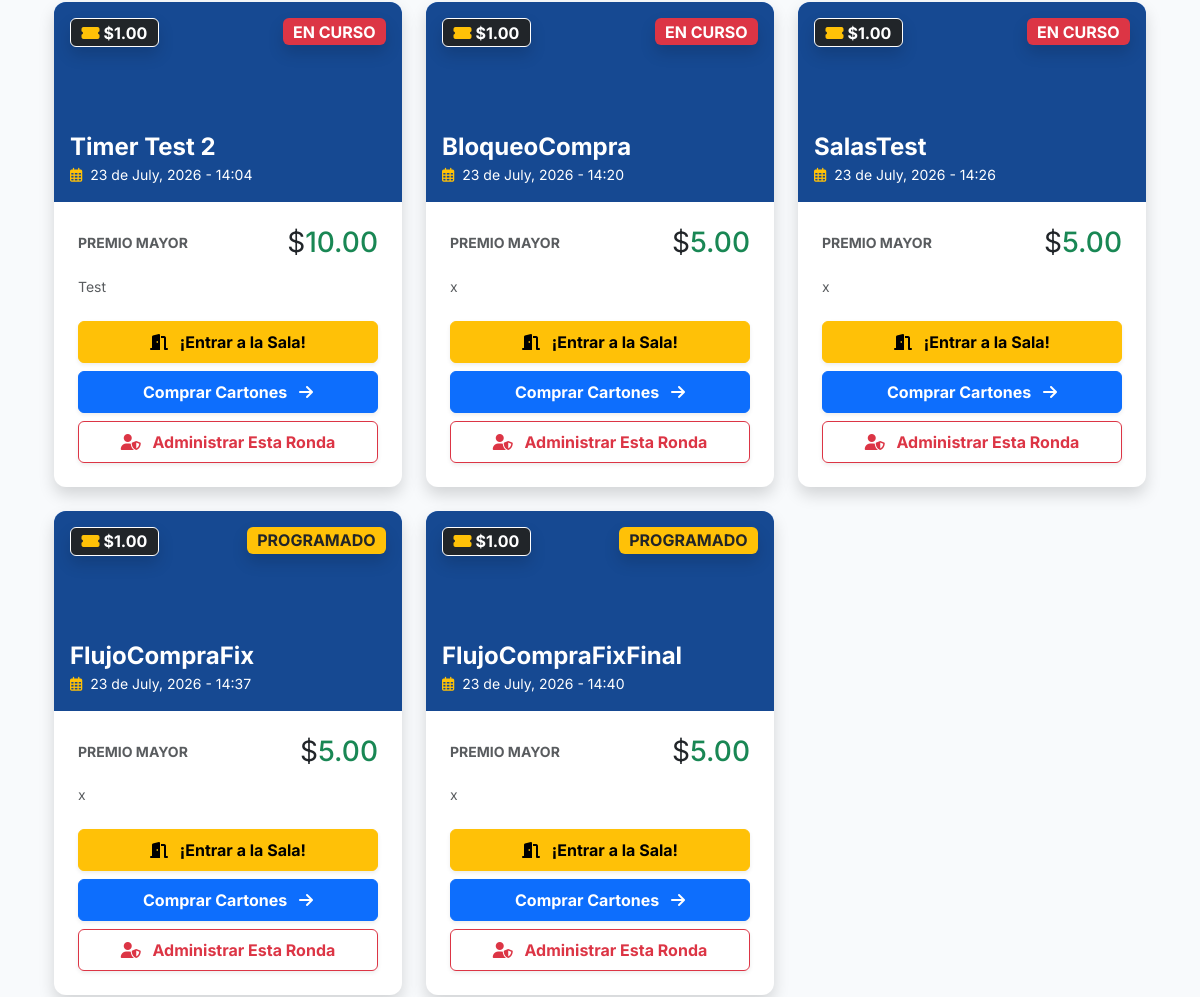
Page /bingo/ (signed in, middle part) on the earlier database version.
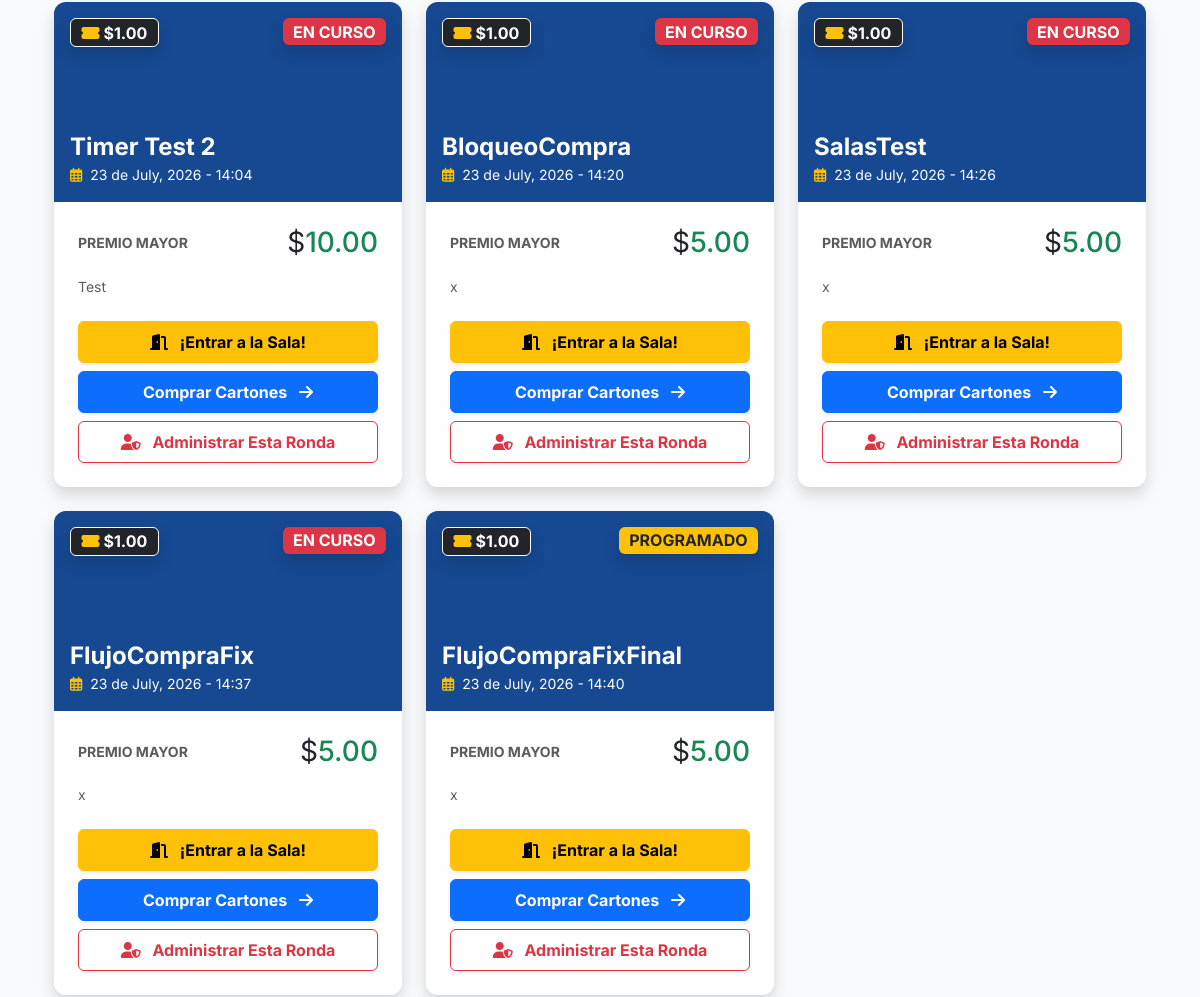
Same page on the later database version.
### bingo/models.py (models this page shows, shortened)
class Bingo(models.Model):
    TIPO_BINGO_CHOICES = [
        ('Virtual', 'Virtual'),
        ('Presencial', 'Presencial'),
    ]
    ESTADO_BINGO_CHOICES = [
        ('Programado', 'Programado'),
        ('En Curso', 'En Curso'),
        ('Finalizado', 'Finalizado'),
        ('Cancelado', 'Cancelado'),
    ]
    idbingo = models.AutoField(primary_key=True)
    titulobingo = models.CharField(
        max_length=150,
        verbose_name="Título del Bingo"
    )
    fechaprogramadabingo = models.DateTimeField(
        verbose_name="Fecha y Hora del Evento"
    )
    tipobingo = models.CharField(
        max_length=20,
        choices=TIPO_BINGO_CHOICES,
        verbose_name="Tipo de Bingo"
    )
    lugarbingo = models.CharField(
        max_length=255,
        null=True,
        blank=True,
        verbose_name="Lugar (si es presencial)"
    )
    urlsesionbingo = models.CharField(
        max_length=255,
        null=True,
        blank=True,
        verbose_name="Link de la sesión (si es virtual)"
    )
    preciocarton = models.DecimalField(
        max_digits=10,
        decimal_places=2,
        validators=[MinValueValidator(Decimal('0.01'))],
        verbose_name="Precio del Cartón"
    )
    premiomayor = models.DecimalField(
        max_digits=10,
        decimal_places=2,
        verbose_name="Monto del Premio Mayor"
    )
    descripcionpremiomayor = models.CharField(
        max_length=100,
        verbose_name="¿Qué es el premio mayor?"
    )
    estadobingo = models.CharField(
        max_length=20,
        choices=ESTADO_BINGO_CHOICES,
        default='Programado',
        verbose_name="Estado del Bingo"
    )
    rutaimagenpremiomayor = models.ImageField(
        upload_to='bingo/imagen_premio_mayor/',
        max_length=300,
        null=True,
        blank=True,
        verbose_name="Imagen del Premio"
    )
    urlvideopromocional = models.FileField(
        upload_to='bingo/video_promocional/',
        max_length=300,
        null=True,
        blank=True,
        verbose_name="Video Promocional"
    )
    descripcionpremios = models.TextField(
        max_length=500,
        null=True,
        blank=True,
        verbose_name="Descripción de otros premios"
    )
    idunidadmonetaria = models.ForeignKey(
        'UnidadMonetaria',
        on_delete=models.PROTECT,
        db_column='idunidadmonetaria',
        null=True,
        blank=True,
        verbose_name='Unidad Monetaria'
    )
    class Meta:
        db_table = 'Bingo'
        verbose_name = 'Bingo'
        verbose_name_plural = 'Bingos'

class UnidadMonetaria(models.Model):
    idunidad = models.AutoField(primary_key=True)
    nombre = models.CharField(max_length=50, unique=True)
    simbolo = models.CharField(max_length=10, null=True, blank=True)
    @property
    def idunidadmonetaria(self):
        return self.idunidad
    @property
    def nombreunidadmonetaria(self):
        return self.nombre
    @property
    def nombremoneda(self):
        return self.nombre
    @property
    def simbolomoneda(self):
        return self.simbolo or ''
    @property
    def tipomoneda(self):
        return getattr(self, '_tipomoneda', 'Efectivo')
    @property
    def tasaconversionmoneda(self):
        return getattr(self, '_tasaconversionmoneda', Decimal('1.00'))
    @property
    def estadomoneda(self):
        return getattr(self, '_estadomoneda', True)
    class Meta:
        db_table = 'UnidadMonetaria'
        verbose_name = 'Unidad Monetaria'
        verbose_name_plural = 'Unidades Monetarias'

### bingo/views.py (the view)
# urls.py: path('bingo/', views.bingo_publico, name='bingo'),
def bingo_publico(request):
    bingos_activos = Bingo.objects.filter(
        estadobingo__in=['Programado', 'En Curso']
    ).order_by('fechaprogramadabingo')
    bingos_pasados = Bingo.objects.filter(
        estadobingo__in=['Finalizado', 'Cancelado']
    ).order_by('-fechaprogramadabingo')
    ahora = timezone.now()
    for b in bingos_activos:
        if b.fechaprogramadabingo:
            hora_apertura = b.fechaprogramadabingo - timedelta(minutes=30)
            partida_activa = PartidaBingo.objects.filter(
                idbingo=b,
                estadopartida__in=['Programada', 'En Juego']
            ).order_by('idpartidabingo').first()
            if ahora >= hora_apertura and partida_activa:
                b.sala_abierta = True
                b.id_partida_a_entrar = partida_activa.idpartidabingo
            else:
                b.sala_abierta = False
        else:
            b.sala_abierta = False
    mis_asignaciones = []
    if request.user.is_authenticated:
        jugador = obtener_jugador_request(request)
        if jugador:
            mis_asignaciones = CartonPartidaBingo.objects.filter(
                idjugador=jugador,
                idpartida__idbingo__estadobingo__in=['Programado', 'En Curso']
            ).select_related('idcarton', 'idpartida__idbingo').order_by('-fechacompra')
    contexto = {
        'bingos_activos': bingos_activos,
        'bingos_pasados': bingos_pasados,
        'unidad_monetaria': UnidadMonetaria.objects.first(),
        'mis_asignaciones': mis_asignaciones,
    }
    return render(request, 'comunes/bingo.html', contexto)

### bingo/views.py (called while the page is built, shortened)
def obtener_socio_usuario(user):
    if not user:
        return None
    socio = Socio.objects.filter(cisocio=user.username).first()
    if socio:
        return socio
    jugador_por_user = Jugador.objects.filter(
        Q(cedulaidentidadjugador=user.username)
        | Q(aliasjugador=user.username)
        | Q(correojugador__iexact=(user.email or ''))
    ).select_related('idsocio').order_by('-idjugador').first()
    if jugador_por_user and jugador_por_user.idsocio:
        return jugador_por_user.idsocio
    return None

def obtener_jugador_usuario(user):
    if not user:
        return None
    socio = obtener_socio_usuario(user)
    filtros = Q(cedulaidentidadjugador=user.username) | Q(
        aliasjugador=user.username)
    if getattr(user, 'email', None):
        filtros |= Q(correojugador__iexact=user.email)
    if socio:
        filtros |= Q(idsocio=socio)
    jugador = Jugador.objects.filter(filtros).order_by('-idjugador').first()
    return jugador

### bingo/templates/comunes/bingo.html (shortened to what this page needs)
{% extends 'comunes/base.html' %}
{% load static %}
{% block content %}
<div class="container pb-5">
    <div class="row g-4 mb-5 pb-4">
        {% for bingo in bingos_activos %}
        <div class="col-md-6 col-lg-4">
            <div class="card-minimalista h-100 shadow border-0 overflow-hidden transform-hover bg-body">
                {% if bingo.rutaimagenpremiomayor %}
                <div class="bg-primary text-center position-relative" style="height: 200px; background: url('{{ bingo.rutaimagenpremiomayor.url }}') center/cover;">
                {% else %}
                <div class="bg-primary text-center position-relative" style="height: 200px;">
                {% endif %}
                    <div class="position-absolute top-0 start-0 w-100 h-100 bg-dark opacity-50"></div>
                    <span class="position-absolute top-0 end-0 m-3 badge {% if bingo.estadobingo == 'En Curso' %}bg-danger animate__animated animate__flash animate__infinite{% else %}bg-warning text-dark{% endif %} fs-6 shadow">
                        {{ bingo.estadobingo|upper }}
                    </span>
                    <span class="position-absolute top-0 start-0 m-3 badge bg-dark border border-white fs-6 shadow">
                        <i class="fas fa-ticket-alt text-warning me-1"></i>{{ bingo.idunidadmonetaria.simbolomoneda }}{{ bingo.preciocarton }}
                    </span>
                    <div class="position-absolute bottom-0 start-0 w-100 p-3 text-start text-white text-shadow-sm z-index-1">
                        <h4 class="fw-bold mb-0 text-truncate" title="{{ bingo.titulobingo }}">{{ bingo.titulobingo }}</h4>
                        <small><i class="far fa-calendar-alt me-1 text-warning"></i> {{ bingo.fechaprogramadabingo|date:"d \d\e F, Y - H:i" }}</small>
                    </div>
                </div>
                <div class="card-body p-4">
                    <div class="d-flex justify-content-between align-items-center mb-3">
                        <span class="text-body-secondary small fw-bold text-uppercase">Premio Mayor</span>
                        <h3 class="text-success fw-black mb-0"><span class="text-body fw-normal">{{ bingo.idunidadmonetaria.simbolomoneda }}</span>{{ bingo.premiomayor }}</h3>
                    </div>
                    <p class="text-body-secondary small mb-4 line-clamp-2">{{ bingo.descripcionpremiomayor }}</p>
                    <div class="d-flex flex-column gap-2">
                        {% if bingo.sala_abierta %}
                            <a href="{% url 'sala_espera' bingo.id_partida_a_entrar %}" class="btn btn-warning w-100 fw-bold py-2 shadow-sm animate__animated animate__pulse animate__infinite" style="animation-duration: 2s;">
                                <i class="fas fa-door-open me-2"></i> ¡Entrar a la Sala!
                            </a>
                        {% endif %}
                        <a href="{% url 'venta_cartones' %}" class="btn btn-primary w-100 fw-bold py-2 shadow-sm">
                            Comprar Cartones <i class="fas fa-arrow-right ms-2"></i>
                        </a>
                        {% if user.is_staff %}
                            {% if bingo.id_partida_a_entrar %}
                            <a href="{% url 'tablero_admin' bingo.id_partida_a_entrar %}" class="btn btn-outline-danger w-100 fw-bold py-2 shadow-sm">
                                <i class="fas fa-user-shield me-2"></i> Administrar Esta Ronda
                            </a>
                            {% else %}
                            <a href="{% url 'dashboard' %}" class="btn btn-outline-danger w-100 fw-bold py-2 shadow-sm">
                                <i class="fas fa-user-shield me-2"></i> Ir al Panel de Administración
                            </a>
                            {% endif %}
                        {% endif %}
                    </div>
                </div>
            </div>
        </div>
        {% endfor %}
    </div>
</div>
{% endblock %}

Differences in the rows shown:
changed Bingo "FlujoCompraFix": estadobingo "PROGRAMADO" → "EN CURSO"
